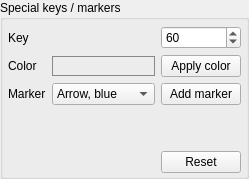
         <widget class="QGroupBox" name="groupBox_9">
          <property name="title">
           <string>Special keys / markers</string>
          </property>
          <layout class="QGridLayout" name="gridLayout_14">
           <property name="leftMargin">
            <number>5</number>
           </property>
           <property name="topMargin">
            <number>6</number>
           </property>
           <property name="rightMargin">
            <number>5</number>
           </property>
           <property name="bottomMargin">
            <number>3</number>
           </property>
           <item row="1" column="2">
            <widget class="QLabel" name="label_24">
             <property name="text">
              <string>Color</string>
             </property>
            </widget>
           </item>
           <item row="2" column="2">
            <widget class="QLabel" name="label_25">
             <property name="text">
              <string>Marker</string>
             </property>
            </widget>
           </item>
           <item row="2" column="4">
            <widget class="QPushButton" name="pushAddMarker">
             <property name="text">
              <string>Add marker</string>
             </property>
            </widget>
           </item>
           <item row="0" column="4">
            <widget class="QSpinBox" name="spinCustomKey">
             <property name="maximum">
              <number>127</number>
             </property>
             <property name="value">
              <number>60</number>
             </property>
            </widget>
           </item>
           <item row="2" column="3">
            <widget class="QComboBox" name="comboMarkerType">
             <item>
              <property name="text">
               <string>Arrow, blue</string>
              </property>
             </item>
             <item>
              <property name="text">
               <string>Arrow, red</string>
              </property>
             </item>
             <item>
              <property name="text">
               <string>Arrow, yellow</string>
              </property>
             </item>
             <item>
              <property name="text">
               <string>Arrow, black</string>
              </property>
             </item>
             <item>
              <property name="text">
               <string>Arrow, white</string>
              </property>
             </item>
             <item>
              <property name="text">
               <string>Cross, blue</string>
              </property>
             </item>
             <item>
              <property name="text">
               <string>Cross, red</string>
              </property>
             </item>
             <item>
              <property name="text">
               <string>Cross, yellow</string>
              </property>
             </item>
             <item>
              <property name="text">
               <string>Cross, black</string>
              </property>
             </item>
             <item>
              <property name="text">
               <string>Cross, white</string>
              </property>
             </item>
             <item>
              <property name="text">
               <string>Dot, blue</string>
              </property>
             </item>
             <item>
              <property name="text">
               <string>Dot, red</string>
              </property>
             </item>
             <item>
              <property name="text">
               <string>Dot, yellow</string>
              </property>
             </item>
             <item>
              <property name="text">
               <string>Dot, black</string>
              </property>
             </item>
             <item>
              <property name="text">
               <string>Dot, white</string>
              </property>
             </item>
             <item>
              <property name="text">
               <string>Star, blue</string>
              </property>
             </item>
             <item>
              <property name="text">
               <string>Star, red</string>
              </property>
             </item>
             <item>
              <property name="text">
               <string>Star, yellow</string>
              </property>
             </item>
             <item>
              <property name="text">
               <string>Star, black</string>
              </property>
             </item>
             <item>
              <property name="text">
               <string>Star, white</string>
              </property>
             </item>
            </widget>
           </item>
           <item row="4" column="4">
            <widget class="QPushButton" name="pushCustomReset">
             <property name="text">
              <string>Reset</string>
             </property>
            </widget>
           </item>
           <item row="1" column="3">
            <widget class="QPushButton" name="pushCustomColor">
             <property name="minimumSize">
              <size>
               <width>30</width>
               <height>20</height>
              </size>
             </property>
             <property name="styleSheet">
              <string notr="true">QPushButton
{
	border: 1px solid #888;
}</string>
             </property>
             <property name="text">
              <string/>
             </property>
             <property name="flat">
              <bool>true</bool>
             </property>
            </widget>
           </item>
           <item row="1" column="4">
            <widget class="QPushButton" name="pushApplyColor">
             <property name="text">
              <string>Apply color</string>
             </property>
            </widget>
           </item>
           <item row="0" column="2">
            <widget class="QLabel" name="label_21">
             <property name="text">
              <string>Key</string>
             </property>
            </widget>
           </item>
           <item row="3" column="4">
            <spacer name="verticalSpacer_11">
             <property name="orientation">
              <enum>Qt::Vertical</enum>
             </property>
             <property name="sizeHint" stdset="0">
              <size>
               <width>20</width>
               <height>40</height>
              </size>
             </property>
            </spacer>
           </item>
          </layout>
         </widget>
